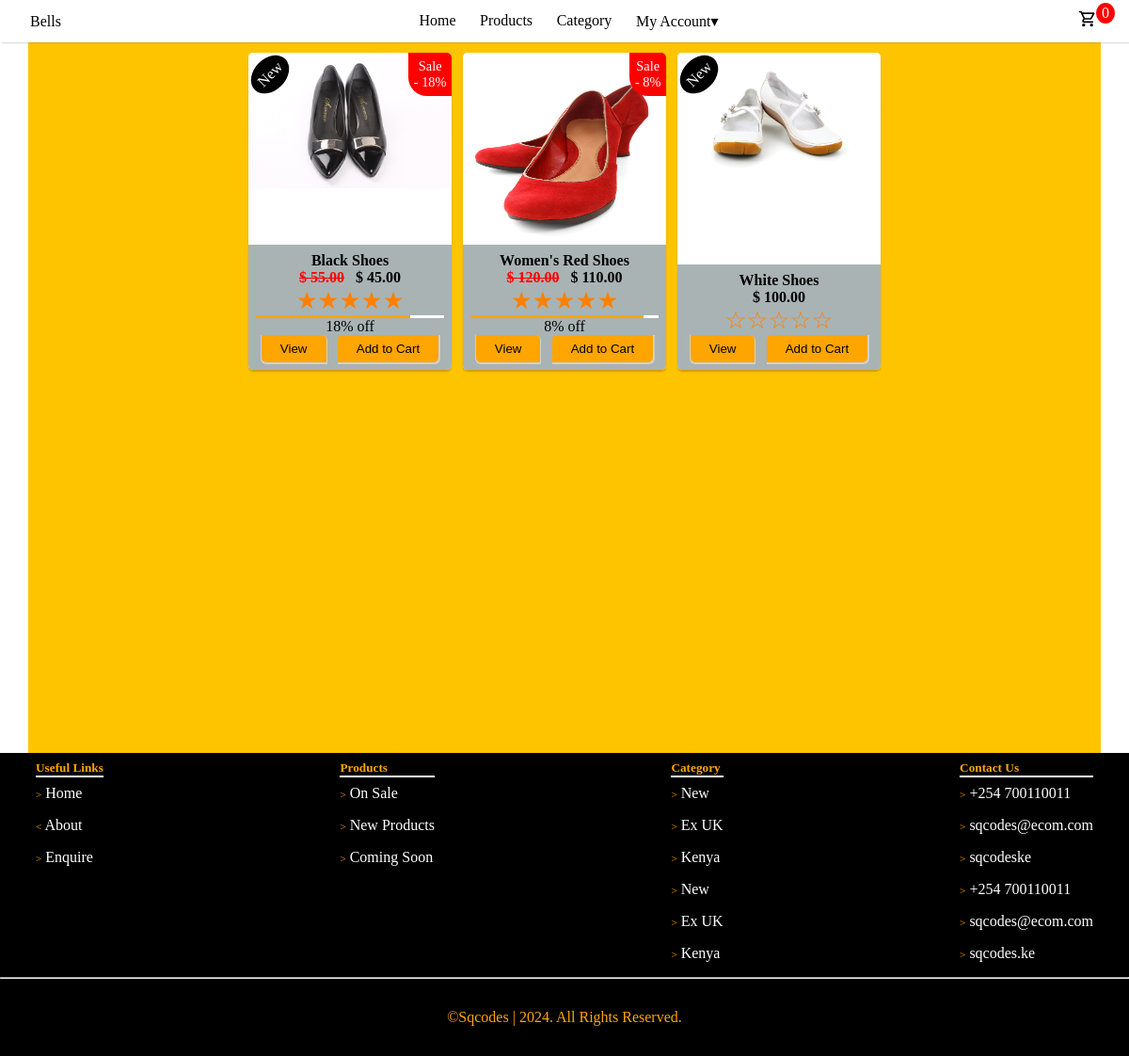
/featured/, run on an earlier commit of the app's database.
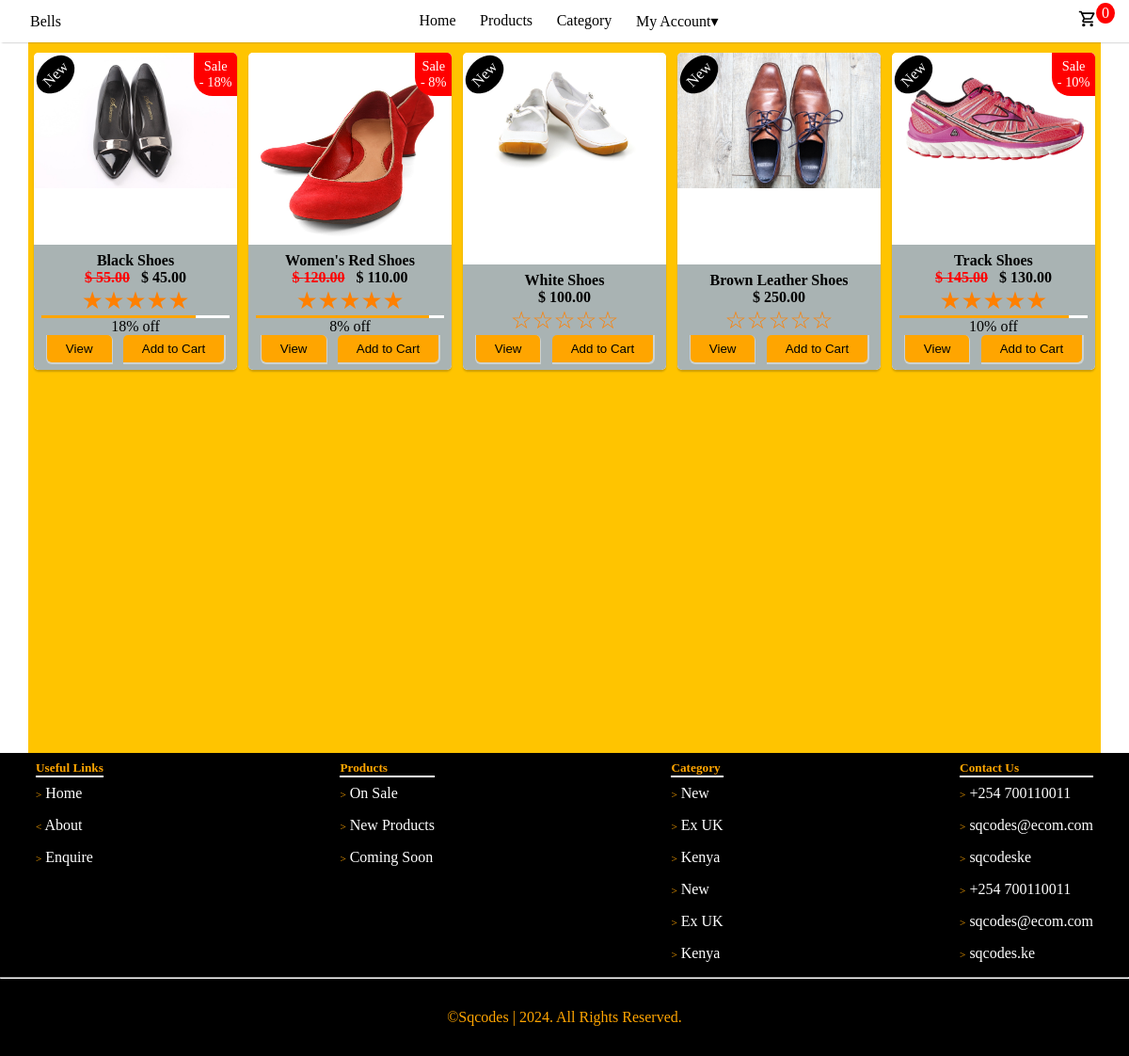
And on a later commit of the database.
### store/models.py (models this page shows, shortened)
class Product(models.Model):
    name = models.CharField(max_length=255)
    price = models.DecimalField(default=0, max_digits=9, decimal_places=2)
    category = models.ForeignKey(Category, on_delete=models.CASCADE, default=1)
    description = models.TextField(null=True, blank=True)
    image = models.ImageField(upload_to='uploads/products/')
    is_sale = models.BooleanField(default=False)
    sale_price = models.DecimalField(default=0, decimal_places=2, max_digits=8, null=True, blank=True)
    in_stock = models.BooleanField(default=True)
    stock_quantity = models.IntegerField(default=1)
    discount = models.DecimalField(default=0, max_digits=9, decimal_places=2, null=True, blank=True)
    percentage_discount = models.DecimalField(default=0, max_digits=5, decimal_places=0, null=True, blank=True)
    is_new = models.BooleanField(default=False)
    is_featured = models.BooleanField(default=False)

### store/views.py (the view)
# urls.py: path('featured/', views.featured, name='featured'),
def featured(request):
    products = Product.objects.filter(is_featured=True).distinct()
    return render(request, 'store/pages/featured.html', {'products': products})

### store/templates/store/pages/featured.html (shortened to what this page needs)
{% extends 'store/base.html' %}
{% load static %}
{% block content %}
<div class="products-container">
{% for product in products %}
{% include 'store/include/card.html' %}
{% endfor %}
</div>
{% endblock content %}

### store/templates/store/include/card.html (shortened to what this page needs)
<div class="product-card">
    <div class="product-image">
        <a href="{% url 'product' product.id %}"><img src="{{ product.image.url }}" alt="product" width="100%"></a>
    </div>
    <div class="card-text">
        <h4>{{ product.name }}</h4>
        {% if product.is_sale %}
        <p>
            <strong>
                <span id="price"><del>$ {{ product.price }}</del></span> &nbsp;
                <span id="sale-price">$ {{product.sale_price }}</span>
            </strong>
        </p>
        <p class="star">&#9733;&#9733;&#9733;&#9733;&#9733;</p>
        <div class="price-bar" style="width: 100%;">
            <div class="discount-section" style="width: {{ product.percentage_discount }}%;"></div>
        </div>
        <p>{{ product.percentage_discount }}% off</p>
        {% else %}
        <p>
            <strong>
                <span id="price">$ {{ product.price }}</span>
            </strong>
        </p>
        <p class="star">&#9734;&#9734;&#9734;&#9734;&#9734;</p>
        {% endif %}
        <div class="card-btn">
            <a href="{% url 'product' product.id %}"><button type="button">View</button></a>
                <button type="button" value="{{ product.id }}" id="cart-add">Add to Cart</button>
        </div>
    </div>
    {% if product.is_sale %}
    <div class="sales-badge">
        <p>Sale</p>
        <p id="percentage-discount">- {{ product.percentage_discount }}%</p>
    </div>
    {% endif %}
    {% if product.is_new %}
    <div class="new-product">New</div>
    {% endif %}
</div>

What changed in the data, as far as the page shows it:
added Product: image (picture), name "Brown Leather Shoes", price "250.00", {{ product.id }} 9 (drawn), is_new "New"
added Product: image (picture), name "Track Shoes", price "145.00", sale_price "130.00", percentage_discount "10", is_new "New"
